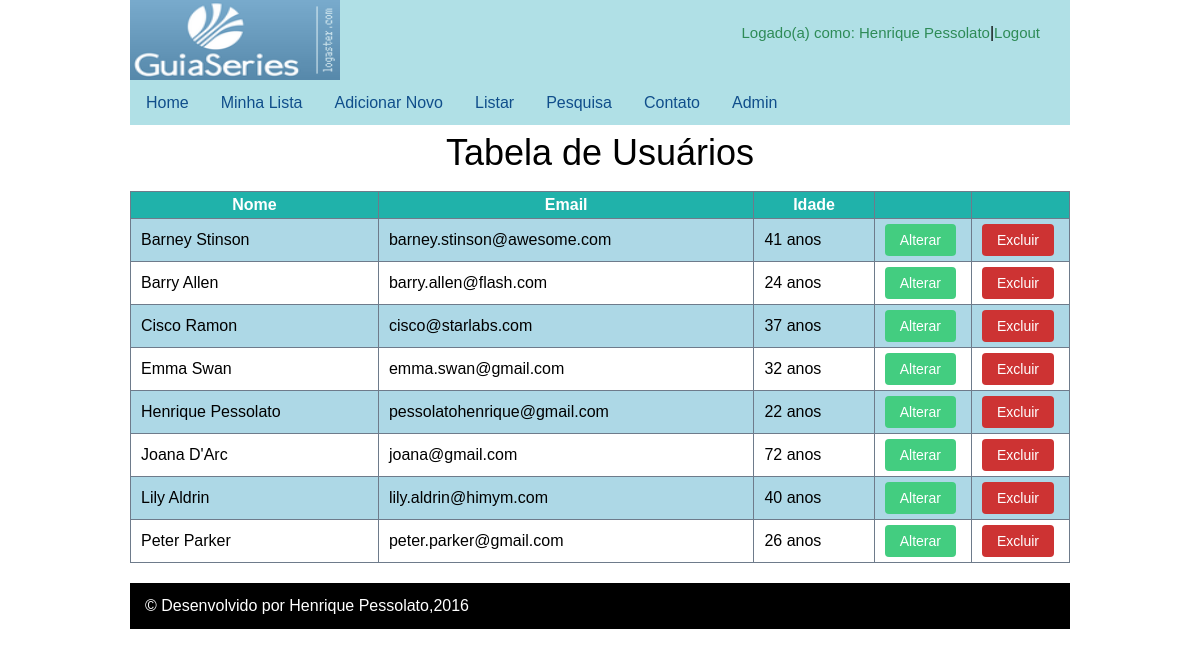
The page /admin-lista-usuarios.php (signed in) on the database its author committed.
### tables this page shows
CREATE TABLE `usuarios` (
  `id` int(11) NOT NULL,
  `nome` varchar(50) NOT NULL,
  `email` varchar(255) NOT NULL,
  `sexo` enum('M','F') NOT NULL,
  `dataNasc` date NOT NULL,
  `senha` varchar(255) NOT NULL
);

### classes/Usuario.php (called while the page is built, shortened)
<?php
class Usuario {
    private $nome;
    private $email;
    private $idade;
    public function __construct($nome="",$email="",$sexo="m",$dataNasc="",$senha=""){
        $this->nome = $nome;
        $this->email = $email;
    }
    public function getNome() {
        return $this->nome;
    }
    public function getEmail() {
        return $this->email;
    }
    public function getIdade() {
        return $this->idade;
    }
    public function setIdade($idade) {
        $this->idade = $idade;
    }
    public function estaLogado(){
        return isset($_SESSION["login"]);
    }
    public function usuarioLogado(){
        return $_SESSION["login"];
    }
}

### banco/UsuarioDAO.php (called while the page is built, shortened)
<?php
class UsuarioDAO implements Armazenavel{
    private $conexao;
    public function __construct($conexao) {
        $this->conexao = $conexao;
    }
    public function listar() {
        $listaUsuarios = array();
        $query = "SELECT *, ROUND(DATEDIFF(curdate(),dataNasc)/365,0) AS idade FROM usuarios ORDER BY nome";
        $resultado = mysqli_query($this->conexao, $query);
        while($array = mysqli_fetch_assoc($resultado)){
            $usuarioObj = new Usuario($array['nome'], $array['email'], $array['sexo'],
                    $array['dataNasc'], $array['senha']);
            $usuarioObj->setId($array['id']);
            $usuarioObj->setIdade($array['idade']);
            array_push($listaUsuarios, $usuarioObj);
        }
        return $listaUsuarios;
    }
}

### admin-lista-usuarios.php (the view, shortened to what this page needs)
<?php
require_once("include/cabecalho.php");
require_once("classes/Usuario.php");
require_once("banco/conexao.php");
require_once("banco/UsuarioDAO.php");
?>
<div class="container form">
    <?php
        $usuarioDAO = new UsuarioDAO($conexao);
        $arrayUsuarios = $usuarioDAO->listar();
    ?>
    <h1>Tabela de Usuários</h1>
    <table id="tabelaUsuarios" class="tabela">
        <tr>
            <th>Nome</th>
            <th>Email</th>
            <th>Idade</th>
            <th></th>
            <th></th>
        </tr>
        <?php
        foreach($arrayUsuarios as $usuario):
        ?>
            <tr>
                <td><?php echo $usuario->getNome(); ?></td>
                <td><?php echo $usuario->getEmail(); ?></td>
                <td><?php echo $usuario->getIdade(). " anos"; ?></td>
                <td>
                    <form action="form-usuario.php" method="POST">
                        <button type="submit" class="button button-alter">Alterar</button>
                    </form>
                </td>
                <td>
                    <form action="php/deleta-usuario.php" method="POST">
                        <button type="submit" class="button button-error">Excluir</button>
                    </form>
                </td>
            </tr>
        <?php
        endforeach;
        ?>
    </table>
</div>
<?php require_once("include/rodape.php"); ?>

### include/cabecalho.php (shortened to what this page needs)
<!DOCTYPE html>
<?php require_once("classes/Usuario.php"); ?>
<html>
    <head>
        <link rel="stylesheet" type="text/css" href="css/reset.css">
        <link rel="stylesheet" type="text/css" href="css/estilo.css">
        <link rel="stylesheet" type="text/css" href="css/formulario.css">
        <link rel="stylesheet" type="text/css" href="css/tabelas.css">
        <link rel="stylesheet" type="text/css" href="css/mobile.css">
        <link rel="stylesheet" type="text/css" href="css/form-mobile.css">
        <link rel="stylesheet" type="text/css" href="css/custom-theme/jquery-ui-1.9.2.custom.css">
    </head>
    <body>
        <header class="container">
            <h1><img src="imagens/logoBlue.png" alt="Guia de Séries"></h1>
            <nav class="navbar-principal">
                <ul>
                    <li><a href="index.php">Home</a></li>
                    <?php if(isset($_SESSION['idUsuario'])): ?>
                    <li class="dropdown">
                        <a href="#" class="dropBtn">Minha Lista</a>
                    </li>
                    <?php endif; ?>
                    <li class="dropdown">
                        <a href="#" class="dropBtn">Adicionar Novo</a>
                    </li>
                    <li class="dropdown">
                        <a href="#" class="dropBtn">Listar</a>
                    </li>
                    <li class="dropdown">
                        <a href="#" class="dropBtn">Pesquisa</a>
                    </li>
                    <li class="right"><a href="">Contato</a></li>
                    <?php if (isset($_SESSION["idUsuario"]) && $_SESSION["idUsuario"] == 1): ?>
                        <li class="dropdown">
                            <a href="#" class="dropBtn">Admin</a>
                        </li>
                    <?php endif; ?>
                </ul>
            </nav>
            <p class="cadastro">
                <?php
                $usuarioObj = new Usuario();
                if ($usuarioObj->estaLogado()) {
                    ?>
                    <a href="#" class="usuarioLogado">Logado(a)
                        como: <?php echo $usuarioObj->usuarioLogado(); ?></a>|<a href="php/logout.php" class="usuarioLogado">Logout</a>
                        <?php
                    } else {
                        ?>
                    <a href="form-usuario.php">Cadastro</a>|<a href="form-login.php">Entrar</a>
                    <?php
                }
                ?>
            </p>
        </header>

### include/rodape.php
	<footer class="container">
		<p>
			&copy Desenvolvido por Henrique Pessolato,2016
		</p>
	</footer>
</body>
</html>

### css/estilo.css (style rules this page uses)
body { font-family: "Lucida Sans Unicode", "Lucida Grande",sans-serif; }
h1 { font-size: 36px; font-family: "Verdana","Arial",sans-serif; }
img[alt="Guia de Séries"] { width: 210px; height: 80px; }
.container { width: 940px; margin: 0 auto; }
.cadastro a { color: #2E8B57; font-size: 15px; }
header { position: relative; }
.cadastro { position: absolute; top: 25px; right: 0; margin-right: 30px; }
footer { background-color: black; clear: both; }
footer p { padding: 15px; color: white; }
header { background-color: #B0E0E6; }
.navbar-principal ul { list-style-type: none; margin: -5px 0; padding: 0; overflow: hidden; background-color: #B0E0E6; }
.navbar-principal li { float: left; }
.navbar-principal li a, .dropBtn { display: inline-block; text-decoration: none; color: #104E8B; text-align: center; padding: 14px 16px; }
.navbar-principal li.dropdown { display: inline-block; }
.usuarioLogado { text-decoration: none; cursor: default; }

### css/formulario.css (style rules this page uses)
.form > h1 { text-align: center; margin-top: 15px; }
.button { cursor: pointer; padding: 8px 15px; font-size: 14px; border: none; border-radius: 4px; color: white; margin-right: 5px; }
.button-error { background-color: #CD3333; }
.button-alter { background-color: #43CD80; }

### css/tabelas.css (style rules this page uses)
.tabela { margin-top: 20px; margin-bottom: 20px; }
table { border-collapse: collapse; width: 100%; }
th { background-color: #20B2AA; font-weight: bold; color: white; }
th:nth-child(4), th:nth-child(5) { width: 5%; }
tr:nth-child(even) { background-color: #ADD8E6; }
table,th,td { border: 1px solid #6E7B8B; }
th,td { padding: 5px 10px; }

### rows shown on the page
usuarios: nome "Barney Stinson", email "barney.stinson@awesome.com", Idade "41"
usuarios: nome "Barry Allen", email "barry.allen@flash.com", Idade "24"
usuarios: nome "Cisco Ramon", email "cisco@starlabs.com", Idade "37"
usuarios: nome "Emma Swan", email "emma.swan@gmail.com", Idade "32"
usuarios: nome "Henrique Pessolato", email "pessolatohenrique@gmail.com", Idade "22"
usuarios: nome "Joana D'Arc", email "joana@gmail.com", Idade "72"
usuarios: nome "Lily Aldrin", email "lily.aldrin@himym.com", Idade "40"
usuarios: nome "Peter Parker", email "peter.parker@gmail.com", Idade "26"

### other values the page prints
$usuarioObj->usuarioLogado() "Henrique Pessolato"
